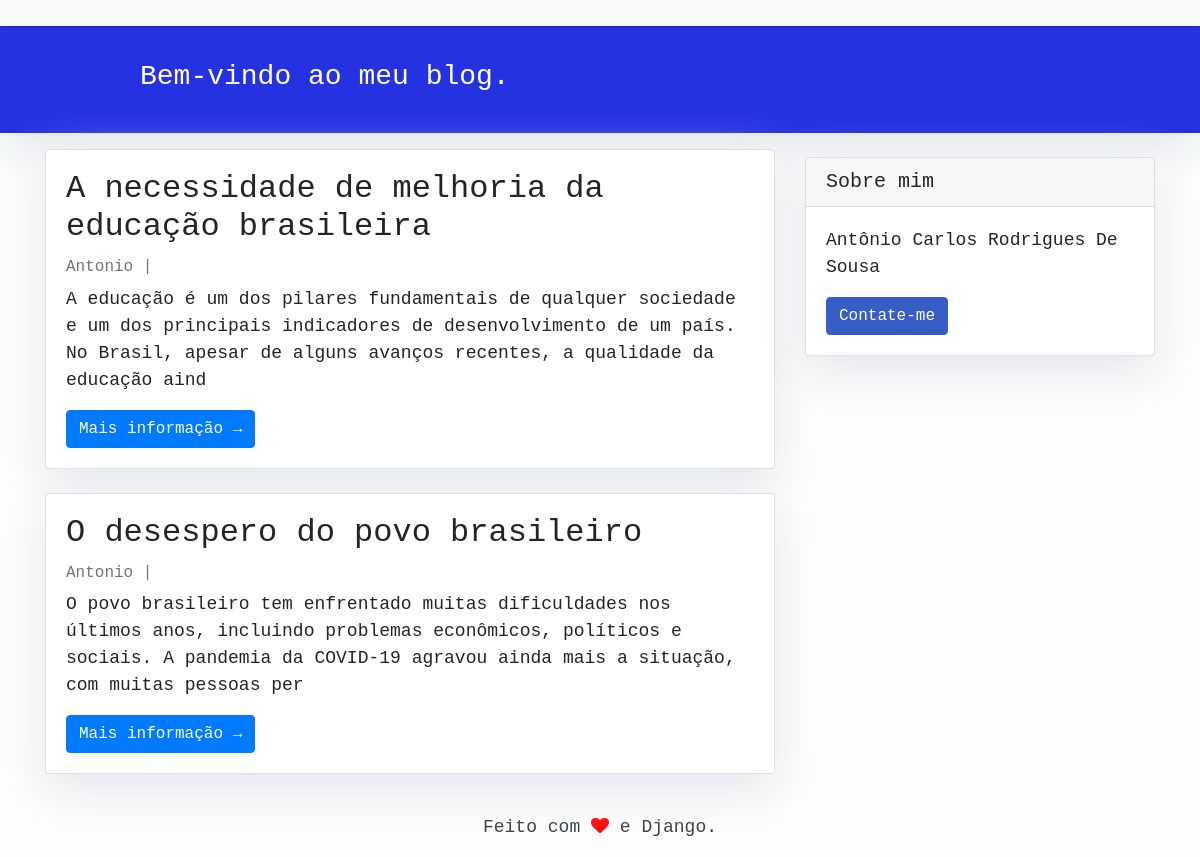
The page / on the database its author committed.
### blog/models.py (models this page shows, shortened)
class Post(models.Model):
    title = models.CharField(max_length=300, unique=True)
    slug = models.SlugField(max_length=300, unique=True)
    author = models.ForeignKey(User, on_delete=models.CASCADE, related_name='blog_posts')
    content = models.TextField()
    status = models.IntegerField(choices=STATUS, default=0)
    created_at = models.DateTimeField(auto_now_add=True)
    updated_at = models.DateTimeField(auto_now=True)
    class Meta:
        ordering = ['-created_at']

### blog/views.py (the view)
# urls.py: path('', views.PostList.as_view(), name='home'),
class PostList(generic.ListView):
    queryset = Post.objects.filter(status=1).order_by('-created_at')
    template_name = 'index.html'

### blog/templates/index.html (shortened to what this page needs)
{% extends "base.html" %}
{% block content %}
<header class="masthead">
    <div class="container">
        <div class="row">
            <div class=" col-md-8 col-md-10 mx-auto">
                <div class="site-heading">
                    <h3 class=" site-heading my-4 mt-3 text-white">Bem-vindo ao meu blog.</h3>
                </div>
            </div>
        </div>
    </div>
</header>
<div class="container">
    <div class="row">
        <div class="col-md-8 mt-3 left">
            {% for post in post_list %}
            <div class="card mb-4">
                <div class="card-body">
                    <h2 class="card-title">{{ post.title }}</h2>
                    <p class="card-text text-muted h6">{{ post.author }} | {{ post.created_on}} </p>
                    <p class="card-text">{{post.content|slice:":200" }}</p>
                    <a href="{% url 'post_detail' post.slug  %}" class="btn btn-primary">Mais informação &rarr;</a>
                </div>
            </div>
            {% endfor %}
        </div>
        {% block sidebar %} {% include 'sidebar.html' %} {% endblock sidebar %}
    </div>
</div>
{% endblock %}

### blog/templates/base.html (shortened to what this page needs)
<!DOCTYPE html>
<html>
    <head>
        <link rel="stylesheet" href="https://maxcdn.bootstrapcdn.com/bootstrap/4.0.0/css/bootstrap.min.css"
 />
        <link rel="stylesheet" href="https://cdnjs.cloudflare.com/ajax/libs/font-awesome/4.7.0/css/font-awesome.min.css">
    </head>
    <body>
        <nav class="navbar navbar-expand-lg navbar-light bg-light shadow" id="mainNav">
            <div class="container-fluid">
            </div>
        </nav>
        {% block content %}{% endblock content %}
        <footer class="py-3 bg-grey">
            <p class="m-0 text-dark text-center ">Feito com <i class="fa fa-heart" style="color:red"></i> e Django.</p>
        </footer>
    </body>
</html>

### blog/templates/sidebar.html (shortened to what this page needs)
{% block sidebar %}
<div class="col-md-4 float-right ">
<div class="card my-4">
        <h5 class="card-header">Sobre mim</h5>
    <div class="card-body">
        <p class="card-text">Antônio Carlos Rodrigues De Sousa</p>
        <a href="#"
           class="btn btn-danger">Contate-me</a>
    </div>
</div>
</div>
{% endblock sidebar %}

### blog/templates/base.html (style rules this page uses)
body { font-family: "Lucida Console", monospace; font-size: 17px; background-color: #fdfdfd; }
.shadow { box-shadow: 0 4px 2px -2px rgba(0, 0, 0, 0.1); }
.btn-danger { color: #fff; background-color: #375dc7; border-color: #375dc7; }
.masthead { background: #2532e2; height: auto; padding-bottom: 15px; box-shadow: 0 16px 48px #E3E7EB; padding-top: 10px; }

### blog/templates/index.html (style rules this page uses)
body { font-family: "Lucida Console", monospace; font-size: 18px; background-color: #fdfdfd; }
.card { box-shadow: 0 16px 48px #E3E7EB; }

### blog/templates/sidebar.html (style rules this page uses)
.card { box-shadow: 0 16px 48px #E3E7EB; }

### rows shown on the page
Post: title "A necessidade de melhoria da educação brasileira", author "Antonio", content "A educação é um dos pilares fundamentais de qualquer sociedade e um dos principais indicadores de desenvolvimento de um país. No Brasil, apesar de alguns avanços recentes, a qualidade da educação aind"
Post: title "O desespero do povo brasileiro", author "Antonio", content "O povo brasileiro tem enfrentado muitas dificuldades nos últimos anos, incluindo problemas econômicos, políticos e sociais. A pandemia da COVID-19 agravou ainda mais a situação, com muitas pessoas per"
